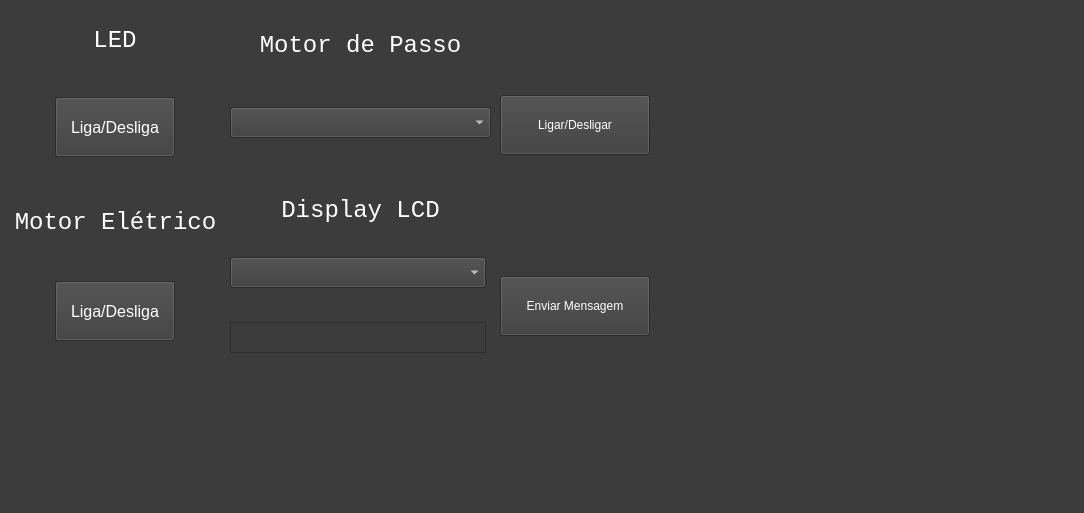
<?xml version="1.0" encoding="UTF-8"?>
<ui version="4.0">
 <class>AreaDeControle</class>
 <widget class="QMainWindow" name="AreaDeControle">
  <property name="geometry">
   <rect>
    <x>0</x>
    <y>0</y>
    <width>1084</width>
    <height>513</height>
   </rect>
  </property>
  <property name="windowTitle">
   <string>Área de Controle de Máquina</string>
  </property>
  <property name="styleSheet">
   <string notr="true">background-color: #3c3c3c;
color: #fff;</string>
  </property>
  <widget class="QWidget" name="centralwidget">
   <widget class="QWidget" name="verticalLayoutWidget">
    <property name="geometry">
     <rect>
      <x>230</x>
      <y>10</y>
      <width>261</width>
      <height>171</height>
     </rect>
    </property>
    <layout class="QVBoxLayout" name="verticalLayout">
     <item>
      <widget class="QLabel" name="label_4">
       <property name="maximumSize">
        <size>
         <width>16777215</width>
         <height>25</height>
        </size>
       </property>
       <property name="font">
        <font>
         <family>Consolas</family>
         <pointsize>18</pointsize>
        </font>
       </property>
       <property name="text">
        <string>Motor de Passo</string>
       </property>
       <property name="alignment">
        <set>Qt::AlignCenter</set>
       </property>
       <property name="margin">
        <number>0</number>
       </property>
      </widget>
     </item>
     <item>
      <spacer name="verticalSpacer_4">
       <property name="orientation">
        <enum>Qt::Vertical</enum>
       </property>
       <property name="sizeType">
        <enum>QSizePolicy::Fixed</enum>
       </property>
       <property name="sizeHint" stdset="0">
        <size>
         <width>40</width>
         <height>20</height>
        </size>
       </property>
      </spacer>
     </item>
     <item>
      <widget class="QComboBox" name="estadoValvula">
       <property name="maximumSize">
        <size>
         <width>16777215</width>
         <height>31</height>
        </size>
       </property>
       <property name="placeholderText">
        <string/>
       </property>
      </widget>
     </item>
     <item>
      <spacer name="verticalSpacer_10">
       <property name="orientation">
        <enum>Qt::Vertical</enum>
       </property>
       <property name="sizeType">
        <enum>QSizePolicy::Fixed</enum>
       </property>
       <property name="sizeHint" stdset="0">
        <size>
         <width>40</width>
         <height>20</height>
        </size>
       </property>
      </spacer>
     </item>
    </layout>
   </widget>
   <widget class="QWidget" name="layoutWidget">
    <property name="geometry">
     <rect>
      <x>10</x>
      <y>10</y>
      <width>211</width>
      <height>171</height>
     </rect>
    </property>
    <layout class="QGridLayout" name="gridLayout">
     <item row="2" column="0">
      <spacer name="verticalSpacer_5">
       <property name="orientation">
        <enum>Qt::Vertical</enum>
       </property>
       <property name="sizeType">
        <enum>QSizePolicy::Fixed</enum>
       </property>
       <property name="sizeHint" stdset="0">
        <size>
         <width>40</width>
         <height>20</height>
        </size>
       </property>
      </spacer>
     </item>
     <item row="1" column="0">
      <widget class="QLabel" name="label">
       <property name="maximumSize">
        <size>
         <width>16777215</width>
         <height>25</height>
        </size>
       </property>
       <property name="font">
        <font>
         <family>Consolas</family>
         <pointsize>18</pointsize>
         <stylestrategy>PreferDefault</stylestrategy>
        </font>
       </property>
       <property name="text">
        <string>LED</string>
       </property>
       <property name="alignment">
        <set>Qt::AlignCenter</set>
       </property>
       <property name="margin">
        <number>0</number>
       </property>
      </widget>
     </item>
     <item row="3" column="0">
      <widget class="QPushButton" name="buttonLed">
       <property name="maximumSize">
        <size>
         <width>120</width>
         <height>60</height>
        </size>
       </property>
       <property name="font">
        <font>
         <pointsize>12</pointsize>
        </font>
       </property>
       <property name="styleSheet">
        <string notr="true">backgroud-color: #3c3c3c;
color: #fff;</string>
       </property>
       <property name="text">
        <string>Liga/Desliga</string>
       </property>
      </widget>
     </item>
     <item row="4" column="0">
      <spacer name="verticalSpacer_9">
       <property name="orientation">
        <enum>Qt::Vertical</enum>
       </property>
       <property name="sizeType">
        <enum>QSizePolicy::Fixed</enum>
       </property>
       <property name="sizeHint" stdset="0">
        <size>
         <width>20</width>
         <height>5</height>
        </size>
       </property>
      </spacer>
     </item>
    </layout>
   </widget>
   <widget class="QWidget" name="verticalLayoutWidget_2">
    <property name="geometry">
     <rect>
      <x>500</x>
      <y>10</y>
      <width>189</width>
      <height>351</height>
     </rect>
    </property>
    <layout class="QVBoxLayout" name="verticalLayout_2">
     <item>
      <spacer name="verticalSpacer_6">
       <property name="orientation">
        <enum>Qt::Vertical</enum>
       </property>
       <property name="sizeType">
        <enum>QSizePolicy::Fixed</enum>
       </property>
       <property name="sizeHint" stdset="0">
        <size>
         <width>20</width>
         <height>70</height>
        </size>
       </property>
      </spacer>
     </item>
     <item>
      <widget class="QPushButton" name="buttonMotorPasso">
       <property name="sizePolicy">
        <sizepolicy hsizetype="Minimum" vsizetype="Expanding">
         <horstretch>0</horstretch>
         <verstretch>0</verstretch>
        </sizepolicy>
       </property>
       <property name="minimumSize">
        <size>
         <width>60</width>
         <height>60</height>
        </size>
       </property>
       <property name="maximumSize">
        <size>
         <width>150</width>
         <height>60</height>
        </size>
       </property>
       <property name="text">
        <string>Ligar/Desligar</string>
       </property>
      </widget>
     </item>
     <item>
      <spacer name="verticalSpacer_3">
       <property name="orientation">
        <enum>Qt::Vertical</enum>
       </property>
       <property name="sizeType">
        <enum>QSizePolicy::Fixed</enum>
       </property>
       <property name="sizeHint" stdset="0">
        <size>
         <width>100</width>
         <height>100</height>
        </size>
       </property>
      </spacer>
     </item>
     <item>
      <widget class="QPushButton" name="enviarDisplayLCD">
       <property name="maximumSize">
        <size>
         <width>150</width>
         <height>60</height>
        </size>
       </property>
       <property name="text">
        <string>Enviar Mensagem</string>
       </property>
      </widget>
     </item>
     <item>
      <spacer name="verticalSpacer_8">
       <property name="orientation">
        <enum>Qt::Vertical</enum>
       </property>
       <property name="sizeType">
        <enum>QSizePolicy::Fixed</enum>
       </property>
       <property name="sizeHint" stdset="0">
        <size>
         <width>20</width>
         <height>10</height>
        </size>
       </property>
      </spacer>
     </item>
    </layout>
   </widget>
   <widget class="QWidget" name="verticalLayoutWidget_3">
    <property name="geometry">
     <rect>
      <x>230</x>
      <y>190</y>
      <width>261</width>
      <height>171</height>
     </rect>
    </property>
    <layout class="QVBoxLayout" name="verticalLayout_4">
     <item>
      <widget class="QLabel" name="label_2">
       <property name="maximumSize">
        <size>
         <width>16777215</width>
         <height>25</height>
        </size>
       </property>
       <property name="font">
        <font>
         <family>Consolas</family>
         <pointsize>18</pointsize>
        </font>
       </property>
       <property name="text">
        <string>Display LCD</string>
       </property>
       <property name="alignment">
        <set>Qt::AlignCenter</set>
       </property>
      </widget>
     </item>
     <item>
      <spacer name="verticalSpacer_2">
       <property name="orientation">
        <enum>Qt::Vertical</enum>
       </property>
       <property name="sizeType">
        <enum>QSizePolicy::Fixed</enum>
       </property>
       <property name="sizeHint" stdset="0">
        <size>
         <width>20</width>
         <height>20</height>
        </size>
       </property>
      </spacer>
     </item>
     <item>
      <widget class="QComboBox" name="mensagemDisplayLCD">
       <property name="sizePolicy">
        <sizepolicy hsizetype="Preferred" vsizetype="Maximum">
         <horstretch>0</horstretch>
         <verstretch>0</verstretch>
        </sizepolicy>
       </property>
       <property name="maximumSize">
        <size>
         <width>256</width>
         <height>31</height>
        </size>
       </property>
      </widget>
     </item>
     <item>
      <spacer name="verticalSpacer">
       <property name="orientation">
        <enum>Qt::Vertical</enum>
       </property>
       <property name="sizeType">
        <enum>QSizePolicy::Fixed</enum>
       </property>
       <property name="sizeHint" stdset="0">
        <size>
         <width>40</width>
         <height>20</height>
        </size>
       </property>
      </spacer>
     </item>
     <item>
      <widget class="QTextEdit" name="textEditDisplayLcd">
       <property name="maximumSize">
        <size>
         <width>256</width>
         <height>31</height>
        </size>
       </property>
       <property name="font">
        <font>
         <pointsize>12</pointsize>
        </font>
       </property>
      </widget>
     </item>
    </layout>
   </widget>
   <widget class="QWidget" name="verticalLayoutWidget_5">
    <property name="geometry">
     <rect>
      <x>10</x>
      <y>190</y>
      <width>211</width>
      <height>171</height>
     </rect>
    </property>
    <layout class="QVBoxLayout" name="verticalLayout_5">
     <item>
      <widget class="QLabel" name="label_5">
       <property name="maximumSize">
        <size>
         <width>16777215</width>
         <height>25</height>
        </size>
       </property>
       <property name="font">
        <font>
         <family>Consolas</family>
         <pointsize>18</pointsize>
        </font>
       </property>
       <property name="text">
        <string>Motor Elétrico</string>
       </property>
       <property name="alignment">
        <set>Qt::AlignCenter</set>
       </property>
      </widget>
     </item>
     <item>
      <spacer name="verticalSpacer_7">
       <property name="orientation">
        <enum>Qt::Vertical</enum>
       </property>
       <property name="sizeType">
        <enum>QSizePolicy::Fixed</enum>
       </property>
       <property name="sizeHint" stdset="0">
        <size>
         <width>40</width>
         <height>20</height>
        </size>
       </property>
      </spacer>
     </item>
     <item>
      <layout class="QVBoxLayout" name="verticalLayout_3" stretch="0">
       <property name="leftMargin">
        <number>45</number>
       </property>
       <item>
        <widget class="QPushButton" name="buttonMotorEletric">
         <property name="sizePolicy">
          <sizepolicy hsizetype="Minimum" vsizetype="Fixed">
           <horstretch>0</horstretch>
           <verstretch>0</verstretch>
          </sizepolicy>
         </property>
         <property name="minimumSize">
          <size>
           <width>0</width>
           <height>0</height>
          </size>
         </property>
         <property name="maximumSize">
          <size>
           <width>120</width>
           <height>60</height>
          </size>
         </property>
         <property name="font">
          <font>
           <pointsize>12</pointsize>
          </font>
         </property>
         <property name="styleSheet">
          <string notr="true">backgroud-color: #3c3c3c;
color: #fff;</string>
         </property>
         <property name="text">
          <string>Liga/Desliga</string>
         </property>
        </widget>
       </item>
      </layout>
     </item>
    </layout>
   </widget>
  </widget>
  <widget class="QMenuBar" name="menubar">
   <property name="geometry">
    <rect>
     <x>0</x>
     <y>0</y>
     <width>1084</width>
     <height>24</height>
    </rect>
   </property>
  </widget>
  <widget class="QStatusBar" name="statusbar"/>
 </widget>
 <resources/>
 <connections/>
</ui>
